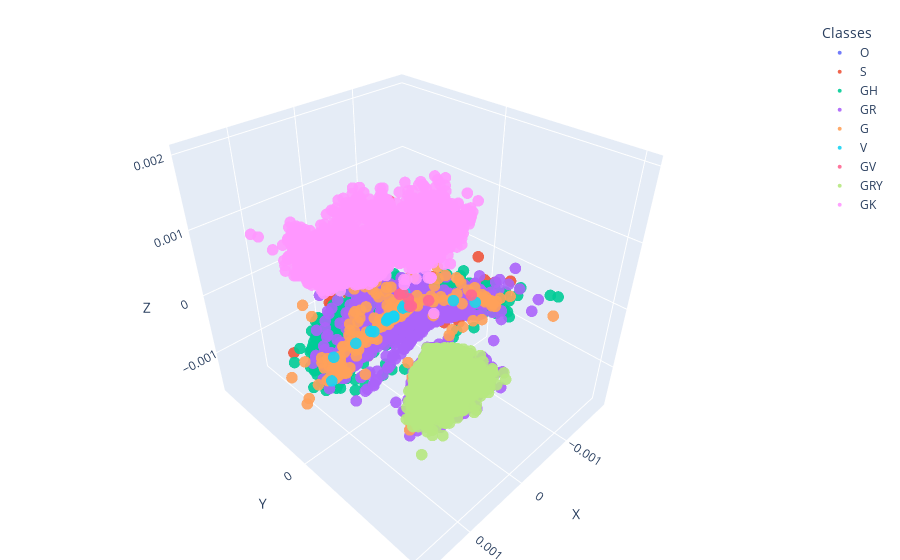

Notebook cell for this chart:
### Code cell
#Ontario covid gisaid clades, deduplicated
fig_2 = plotly.io.read_json('/Users/dolteanu/local_documents/Coding/MSc_github/Results/Ontario_gisaid_5/Images/MoDmap.json')
fig_2.update_traces(marker={'size': 4})
